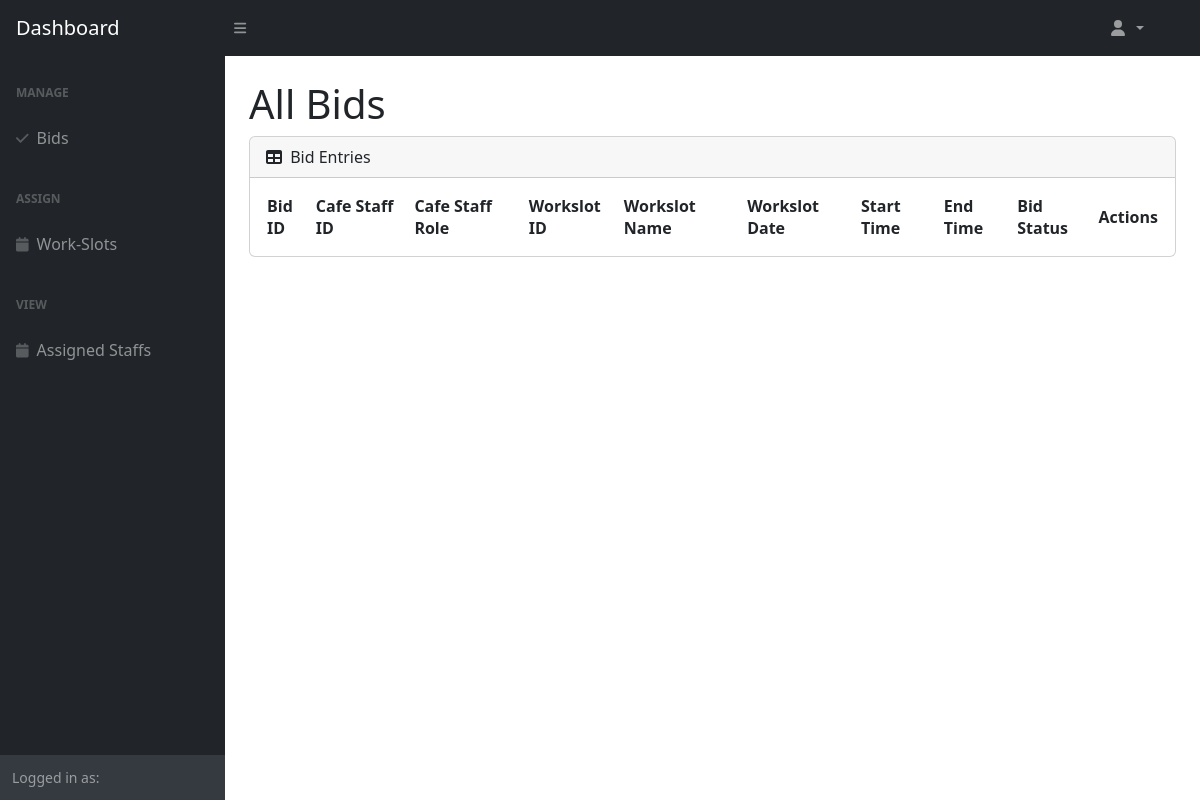
The page /src/Boundary/CafeManagerViewBidPage.php on the database as committed earlier.
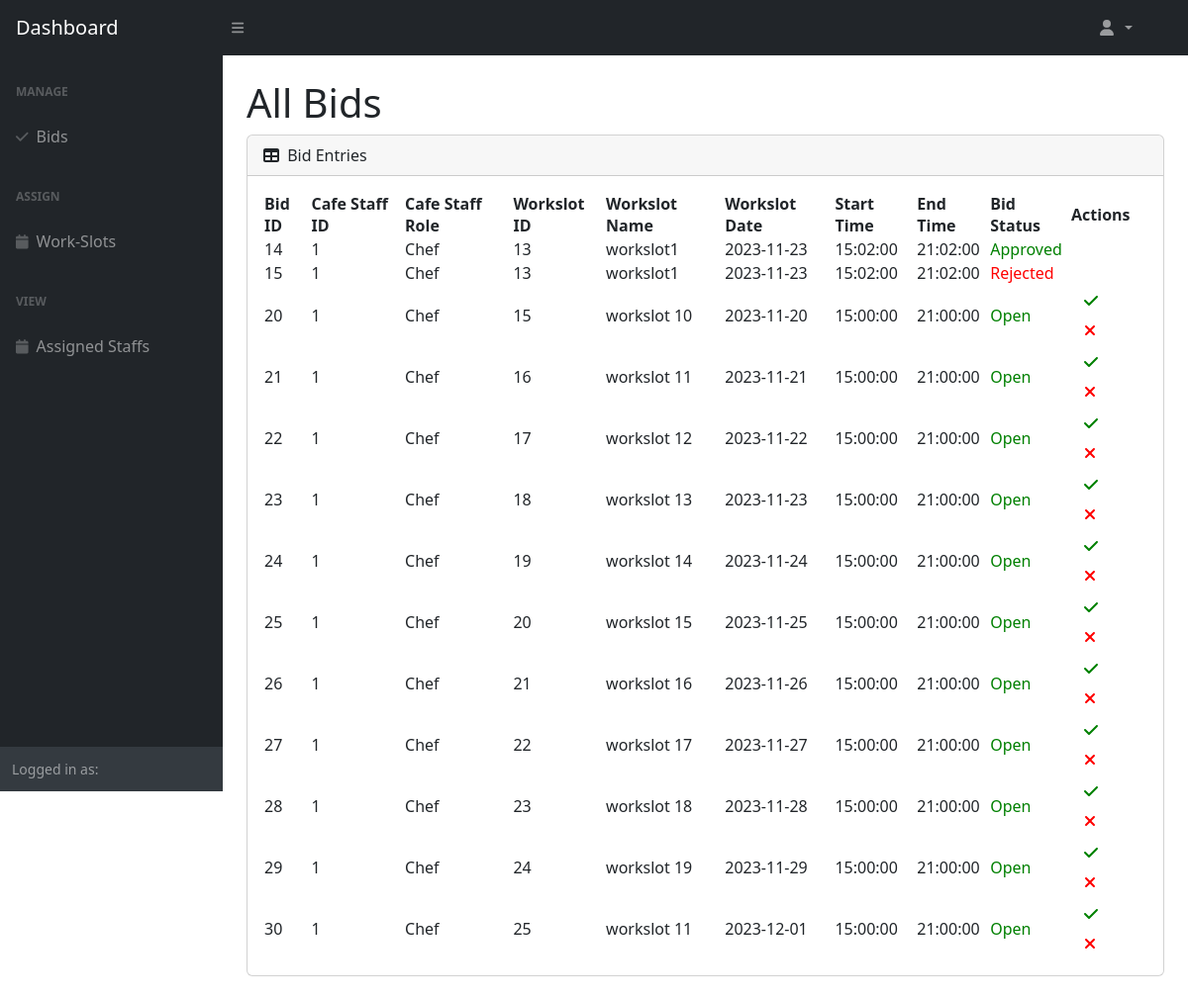
The same page on the database as committed later.
### tables this page shows
CREATE TABLE `staff_bid_workslot` (
  `staff_bid_workslot_id` int(11) NOT NULL,
  `cafe_staff_id` int(11) NOT NULL,
  `workslot_id` int(11) NOT NULL,
  `bid_role` enum('Chef','Cashier','Waiter') NOT NULL,
  `bid_status` enum('Open','Approved','Rejected') NOT NULL
);

CREATE TABLE `cafe_staff` (
  `cafe_staff_id` int(11) NOT NULL,
  `user_id` int(11) NOT NULL,
  `role` varchar(255) DEFAULT NULL
);

CREATE TABLE `workslot` (
  `workslot_id` int(11) NOT NULL,
  `workslot_name` varchar(255) NOT NULL,
  `chef_qty` int(11) NOT NULL DEFAULT 0,
  `cashier_qty` int(11) NOT NULL DEFAULT 0,
  `waiter_qty` int(11) NOT NULL DEFAULT 0,
  `workslot_date` date NOT NULL,
  `start_time` time NOT NULL,
  `end_time` time NOT NULL
);

### src/Entity/Bid.php (called while the page is built, shortened)
<?php
class Bid {
    public function getBids() {
        $DAO = new DAO();
        $connection = $DAO->get_connection();
        $sql = "SELECT `staff_bid_workslot_id`, `staff_bid_workslot`.`cafe_staff_id`, `cafe_staff`.`role`, `staff_bid_workslot`.`workslot_id`, `workslot_name`, `workslot_date`, `start_time`, `end_time`, `bid_status` FROM `staff_bid_workslot`
        LEFT JOIN `workslot` ON `staff_bid_workslot`.`workslot_id` = `workslot`.`workslot_id`
        LEFT JOIN `cafe_staff` ON `staff_bid_workslot`.`cafe_staff_id` = `cafe_staff`.`cafe_staff_id`;";
        return $connection->query($sql);
    }
}
?>

### src/Controller/CafeManagerViewBidController.php (called while the page is built)
<?php
include_once "../Entity/Bid.php";
class CafeManagerViewBidController {
    public function getBids() {
        $bid = new Bid();
        return $bid->getBids();
    }
}
?>

### src/Boundary/CafeManagerViewBidPage.php (the view, shortened to what this page needs)
<link rel="stylesheet" href="https://cdn.datatables.net/1.13.6/css/jquery.dataTables.min.css">
<link rel="stylesheet" href="https://cdn.jsdelivr.net/npm/sweetalert2@11/dist/sweetalert2.min.css">
<?php
include_once "../Controller/CafeManagerViewBidController.php";
$viewBidController = new CafeManagerViewBidController();
$allBids = $viewBidController->getBids();
?>
<body class="sb-nav-fixed">
    <?php
        require "CafeManagerNav.php";
    ?>
    <div id="layoutSidenav_content">
        <main>
        <div class="container-fluid px-4">
            <h1 class="mt-4">All Bids</h1>
            <div class="card mb-4">
                <div class="card-header">
                    <i class="fas fa-table me-1"></i>
                    Bid Entries
                </div>
                <div class="card-body">
                    <table class="cell-border stripe" id="dataTable" width="100%" cellspacing="0">
                        <thead>
                            <tr>
                                <th>Bid ID</th>
                                <th>Cafe Staff ID</th>
                                <th>Cafe Staff Role</th>
                                <th>Workslot ID</th>
                                <th>Workslot Name</th>
                                <th>Workslot Date</th>
                                <th>Start Time</th>
                                <th>End Time</th>
                                <th>Bid Status</th>
                                <th>Actions</th>
                            </tr>
                        </thead>
                        <tbody>
                            <?php
                            while ($bid = $allBids->fetch_assoc()) {
                                $statusStyle = ($bid['bid_status'] === 'Open' || $bid['bid_status'] === 'Approved') ? 'color: green;' : 'color: red;';
                                echo "<tr>
                                        <td>{$bid['staff_bid_workslot_id']}</td>
                                        <td>{$bid['cafe_staff_id']}</td>
                                        <td>{$bid['role']}</td>
                                        <td>{$bid['workslot_id']}</td>
                                        <td>{$bid['workslot_name']}</td>
                                        <td>{$bid['workslot_date']}</td>
                                        <td>{$bid['start_time']}</td>
                                        <td>{$bid['end_time']}</td>
                                        <td style='{$statusStyle}'>{$bid['bid_status']}</td>
                                        <td>";
                                        if($bid['bid_status'] == 'Open') {
                                            echo "<button class='btn' style='color: green' onclick='confirmApprove({$bid['staff_bid_workslot_id']})'><i class='fas fa-check'></i></button>";
                                            echo "<button class='btn' style='color: red' onclick='confirmReject({$bid['staff_bid_workslot_id']})'><i class='fas fa-close'></i></button>";
                                        }
                                        echo "</td>";
                                    echo "</tr>";
                            }
                            ?>
                        </tbody>
                    </table>
                </div>
            </div>
        </div>
        </main>
    </div>
</body>

Rows that differ between the two databases and show on the page:
added staff_bid_workslot: staff_bid_workslot_id "14", cafe_staff "1", cafe_staff.role "Chef", workslot "13", workslot.workslot_name "workslot1", workslot.workslot_date "2023-11-23", workslot.start_time "15:02:00", workslot.end_time "21:02:00", bid_status "Approved"
added staff_bid_workslot: staff_bid_workslot_id "15", cafe_staff "1", cafe_staff.role "Chef", workslot "13", workslot.workslot_name "workslot1", workslot.workslot_date "2023-11-23", workslot.start_time "15:02:00", workslot.end_time "21:02:00", bid_status "Rejected"
added staff_bid_workslot: staff_bid_workslot_id "20", cafe_staff "1", cafe_staff.role "Chef", workslot "15", workslot.workslot_name "workslot 10", workslot.workslot_date "2023-11-20", workslot.start_time "15:00:00", workslot.end_time "21:00:00", bid_status "Open"
added staff_bid_workslot: staff_bid_workslot_id "21", cafe_staff "1", cafe_staff.role "Chef", workslot "16", workslot.workslot_name "workslot 11", workslot.workslot_date "2023-11-21", workslot.start_time "15:00:00", workslot.end_time "21:00:00", bid_status "Open"
added staff_bid_workslot: staff_bid_workslot_id "22", cafe_staff "1", cafe_staff.role "Chef", workslot "17", workslot.workslot_name "workslot 12", workslot.workslot_date "2023-11-22", workslot.start_time "15:00:00", workslot.end_time "21:00:00", bid_status "Open"
added staff_bid_workslot: staff_bid_workslot_id "23", cafe_staff "1", cafe_staff.role "Chef", workslot "18", workslot.workslot_name "workslot 13", workslot.workslot_date "2023-11-23", workslot.start_time "15:00:00", workslot.end_time "21:00:00", bid_status "Open"
added staff_bid_workslot: staff_bid_workslot_id "24", cafe_staff "1", cafe_staff.role "Chef", workslot "19", workslot.workslot_name "workslot 14", workslot.workslot_date "2023-11-24", workslot.start_time "15:00:00", workslot.end_time "21:00:00", bid_status "Open"
added staff_bid_workslot: staff_bid_workslot_id "25", cafe_staff "1", cafe_staff.role "Chef", workslot "20", workslot.workslot_name "workslot 15", workslot.workslot_date "2023-11-25", workslot.start_time "15:00:00", workslot.end_time "21:00:00", bid_status "Open"
added staff_bid_workslot: staff_bid_workslot_id "26", cafe_staff "1", cafe_staff.role "Chef", workslot "21", workslot.workslot_name "workslot 16", workslot.workslot_date "2023-11-26", workslot.start_time "15:00:00", workslot.end_time "21:00:00", bid_status "Open"
added staff_bid_workslot: staff_bid_workslot_id "27", cafe_staff "1", cafe_staff.role "Chef", workslot "22", workslot.workslot_name "workslot 17", workslot.workslot_date "2023-11-27", workslot.start_time "15:00:00", workslot.end_time "21:00:00", bid_status "Open"
added staff_bid_workslot: staff_bid_workslot_id "28", cafe_staff "1", cafe_staff.role "Chef", workslot "23", workslot.workslot_name "workslot 18", workslot.workslot_date "2023-11-28", workslot.start_time "15:00:00", workslot.end_time "21:00:00", bid_status "Open"
added staff_bid_workslot: staff_bid_workslot_id "29", cafe_staff "1", cafe_staff.role "Chef", workslot "24", workslot.workslot_name "workslot 19", workslot.workslot_date "2023-11-29", workslot.start_time "15:00:00", workslot.end_time "21:00:00", bid_status "Open"
added staff_bid_workslot: staff_bid_workslot_id "30", cafe_staff "1", cafe_staff.role "Chef", workslot "25", workslot.workslot_name "workslot 11", workslot.workslot_date "2023-12-01", workslot.start_time "15:00:00", workslot.end_time "21:00:00", bid_status "Open"
